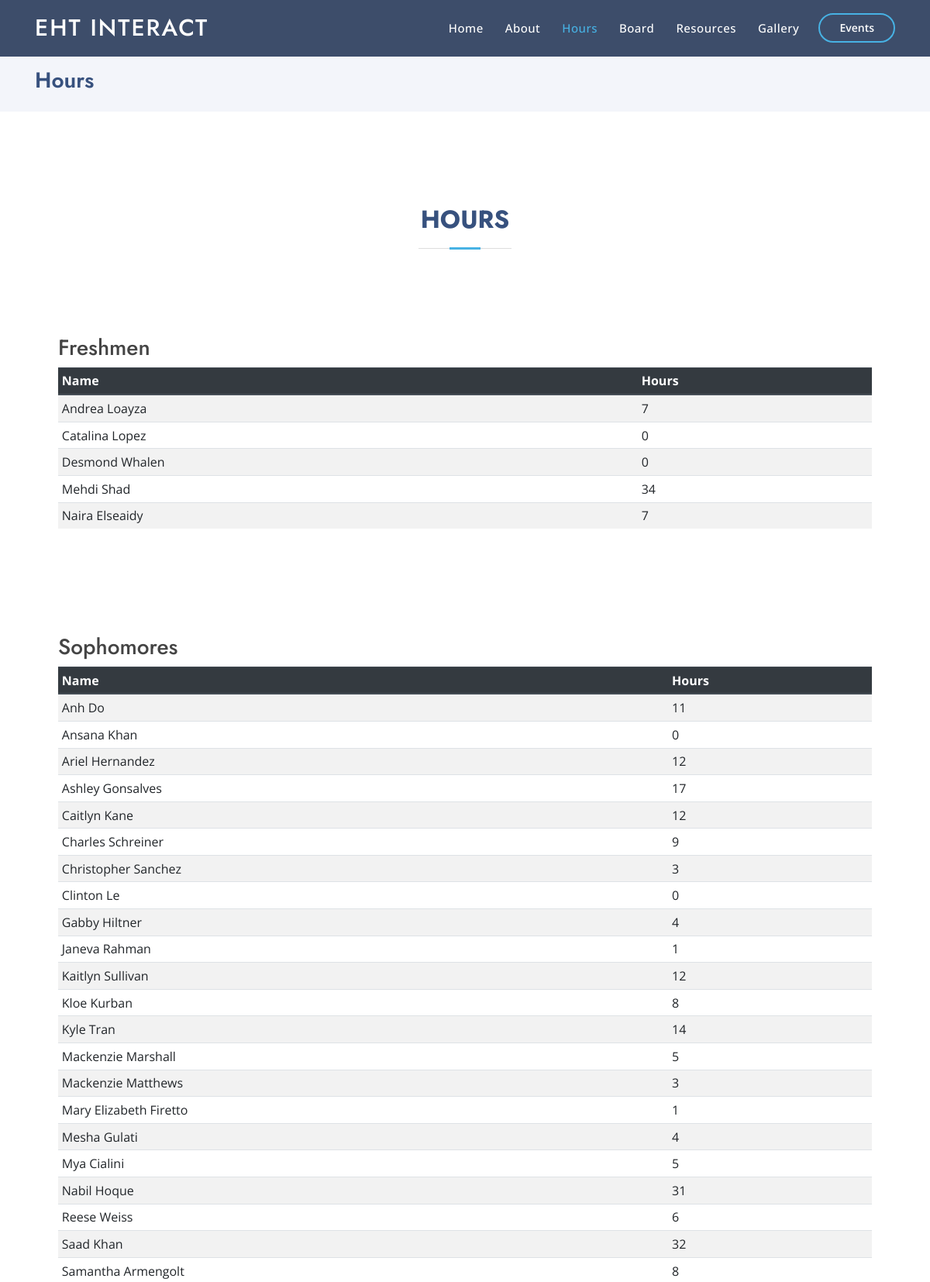
Screenshot of /hours (upper part) with the database file from the repository.
### application/models.py (models this page shows, shortened)
class Freshmen(db.Model):
	id = db.Column(db.Integer, primary_key = True)
	name = db.Column(db.String(256), unique = True, nullable = False)
	email = db.Column(db.String(256), unique = True, nullable = False)
	grade = db.Column(db.String(256), nullable = False)
	hours = db.Column(db.Integer, nullable = False, default = i)
	studentid = db.Column(db.Integer, nullable = False, unique = True)

class Sophomores(db.Model):
	id = db.Column(db.Integer, primary_key = True)
	name = db.Column(db.String(256), unique = True, nullable = False)
	email = db.Column(db.String(256), unique = True, nullable = False)
	grade = db.Column(db.String(256), nullable = False)
	hours = db.Column(db.Integer, nullable = False, default = i)
	studentid = db.Column(db.Integer, nullable = False, unique = True)

### application/routes.py (the view)
@app.route("/hours")
def hours():
	freshmens = Freshmen.query.all()
	sophomores = Sophomores.query.all()
	juniors = Juniors.query.all()
	seniors = Seniors.query.all()
	return render_template("hours.html", freshmens = freshmens, juniors = juniors, seniors = seniors, sophomores = sophomores)

### application/templates/hours.html (shortened to what this page needs)
<!DOCTYPE html>
<html lang="en">
<head>
  <link href="static/vendor/bootstrap/css/bootstrap.min.css" rel="stylesheet">
  <link href="static/vendor/icofont/icofont.min.css" rel="stylesheet">
  <link href="static/vendor/boxicons/css/boxicons.min.css" rel="stylesheet">
  <link href="static/vendor/remixicon/remixicon.css" rel="stylesheet">
  <link href="static/vendor/venobox/venobox.css" rel="stylesheet">
  <link href="static/vendor/owl.carousel/static/owl.carousel.min.css" rel="stylesheet">
  <link href="static/vendor/aos/aos.css" rel="stylesheet">
  <link href="static/css/style.css" rel="stylesheet">
</head>
<body>
  <header id="header" class="fixed-top header-inner-pages">
    <div class="container d-flex align-items-center">
      <h1 class="logo mr-auto"><a href="index">EHT Interact</a></h1>
      <nav class="nav-menu d-none d-lg-block">
        <ul>
          <li><a href="/">Home</a></li>
          <li><a href="/about">About</a></li>
          <li class = "active"><a href="/hours">Hours</a></li>
          <li><a href="/board">Board</a></li>
          <li><a href="/resources">Resources</a></li>
          <li><a href="/gallery">Gallery</a></li>
        </ul>
      </nav>
      <a href="/events" class="get-started-btn scrollto">Events</a>
    </div>
  </header>
<main id="main">
  <section id="breadcrumbs" class="breadcrumbs">
    <div class="container">
      <h2>Hours</h2>
    </div>
  </section>
    <section class="inner-page">
      <div class="container">
        <section id="services" class="services section-bg">
          <div class="container" data-aos="fade-up">
            <div class="section-title">
              <h2>Hours</h2>
            </div>
              <section class = "freshmen">
                <div class="container">
                  <h3>Freshmen</h3>
                     <table class = "alphabetize-me table table-striped table-sm" id = "freshmen">
                       <thead class = "thead-dark">
                         <tr>
                           <th>Name </th>
                           <th>Hours</th>
                         </tr>
                       </thead>
                       <tbody>
                        {% if freshmens %}
                          {% for member in freshmens %}
                          <tr>
                            <td>{{ member["name"] }}</td>
                            <td>{{ member["hours"] }}</td>
                          </tr>
                          {% endfor %}
                        {% else %}
                           <td>No one yet...</td>
                           <td></td>
                        {% endif %}
                       </tbody>
                     </table>
                 </div>
              </section>
              <section class = "sophomores">
                <div class="container">
                  <h3>Sophomores</h3>
                     <table id = "sophomores" class = "alphabetize-me table table-striped table-sm">
                       <thead class = "thead-dark">
                         <tr>
                           <th>Name</th>
                           <th>Hours</th>
                         </tr>
                       </thead>
                       <tbody>
                        {% if sophomores %}
                          {% for member in sophomores %}
                          <tr>
                            <td>{{ member["name"] }}</td>
                            <td>{{ member["hours"] }}</td>
                          </tr>
                          {% endfor %}
                        {% else %}
                           <td>No one yet...</td>
                           <td></td>
                        {% endif %}
                       </tbody>
                     </table>
                 </div>
              </section>
  </section>
</main>
</body>
</html>

### application/static/css/style.css (style rules this page uses)
body { font-family: "Open Sans", sans-serif; color: #444444; }
a { color: #47b2e4; }
h1, h2, h3, h4, h5, h6 { font-family: "Jost", sans-serif; }
#header { transition: all 0.5s; z-index: 997; padding: 15px 0; }
#header.header-scrolled, #header.header-inner-pages { background: rgba(40, 58, 90, 0.9); }
#header .logo { font-size: 30px; margin: 0; padding: 0; line-height: 1; font-weight: 500; letter-spacing: 2px; text-transform: uppercase; }
#header .logo a { color: #fff; }
.nav-menu ul { margin: 0; padding: 0; list-style: none; }
.nav-menu > ul { display: flex; }
.nav-menu > ul > li { position: relative; white-space: nowrap; padding: 10px 0 10px 28px; }
.nav-menu a { display: block; position: relative; color: #fff; transition: 0.3s; font-size: 15px; letter-spacing: 0.5px; font-weight: 500; font-family: "Open Sans", sans-serif; }
.nav-menu a:hover, .nav-menu .active > a, .nav-menu li:hover > a { color: #47b2e4; }
.get-started-btn { margin-left: 25px; color: #fff; border-radius: 50px; padding: 6px 25px 7px 25px; white-space: nowrap; transition: 0.3s; font-size: 14px; display: inline-block; border: 2px solid #47b2e4; font-weight: 600; }
.mobile-nav { position: fixed; top: 55px; right: 15px; bottom: 15px; left: 15px; z-index: 9999; overflow-y: auto; background: #fff; transition: ease-in-out 0.2s; opacity: 0; visibility: hidden; border-radius: 10px; padding: 10px 0; }
.mobile-nav * { margin: 0; padding: 0; list-style: none; }
.mobile-nav a { display: block; position: relative; color: #37517e; padding: 10px 20px; font-weight: 500; outline: none; }
.mobile-nav a:hover, .mobile-nav .active > a, .mobile-nav li:hover > a { color: #47b2e4; text-decoration: none; }
section { padding: 60px 0; overflow: hidden; }
.section-bg { background-color: #fff; }
.section-title { text-align: center; padding-bottom: 30px; }
.section-title h2 { font-size: 32px; font-weight: bold; text-transform: uppercase; margin-bottom: 20px; padding-bottom: 20px; position: relative; color: #37517e; }
.section-title h2::before { content: ''; position: absolute; display: block; width: 120px; height: 1px; background: #ddd; bottom: 1px; left: calc(50% - 60px); }
.section-title h2::after { content: ''; position: absolute; display: block; width: 40px; height: 3px; background: #47b2e4; bottom: 0; left: calc(50% - 20px); }
.breadcrumbs { padding: 15px 0; background: #f3f5fa; min-height: 40px; margin-top: 72px; }
.breadcrumbs h2 { font-size: 28px; font-weight: 600; color: #37517e; }

### rows the page displays
Freshmen: name "Mehdi Shad", hours "34"
Freshmen: name "Desmond Whalen", hours "0"
Freshmen: name "Naira Elseaidy", hours "7"
Freshmen: name "Andrea Loayza", hours "7"
Freshmen: name "Catalina Lopez", hours "0"
Sophomores: name "Kloe Kurban", hours "8"
Sophomores: name "Saad Khan", hours "32"
Sophomores: name "Nabil Hoque", hours "31"
Sophomores: name "Mya Cialini", hours "5"
Sophomores: name "Ashley Gonsalves", hours "17"
Sophomores: name "Samantha Armengolt", hours "8"
Sophomores: name "Ansana Khan", hours "0"
Sophomores: name "Charles Schreiner", hours "9"
Sophomores: name "Anh Do", hours "11"
Sophomores: name "Mary Elizabeth Firetto", hours "1"
Sophomores: name "Reese Weiss", hours "6"
Sophomores: name "Kaitlyn Sullivan", hours "12"
Sophomores: name "Clinton Le", hours "0"
Sophomores: name "Janeva Rahman", hours "1"
Sophomores: name "Mesha Gulati", hours "4"
Sophomores: name "Kyle Tran", hours "14"
Sophomores: name "Mackenzie Marshall", hours "5"
Sophomores: name "Ariel Hernandez", hours "12"
Sophomores: name "Caitlyn Kane", hours "12"
Sophomores: name "Christopher Sanchez", hours "3"
Sophomores: name "Mackenzie Matthews", hours "3"
Sophomores: name "Gabby Hiltner", hours "4"
